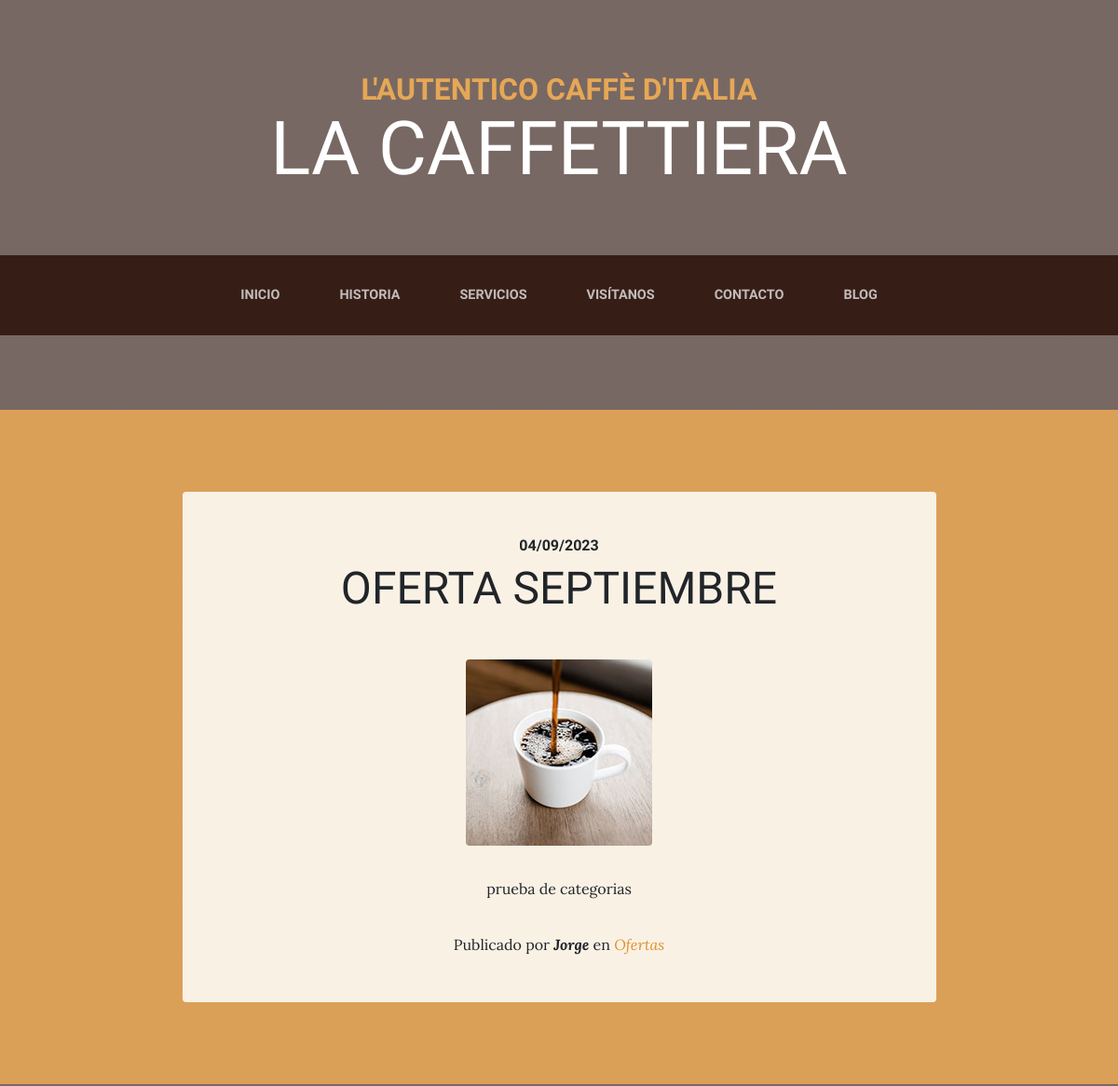
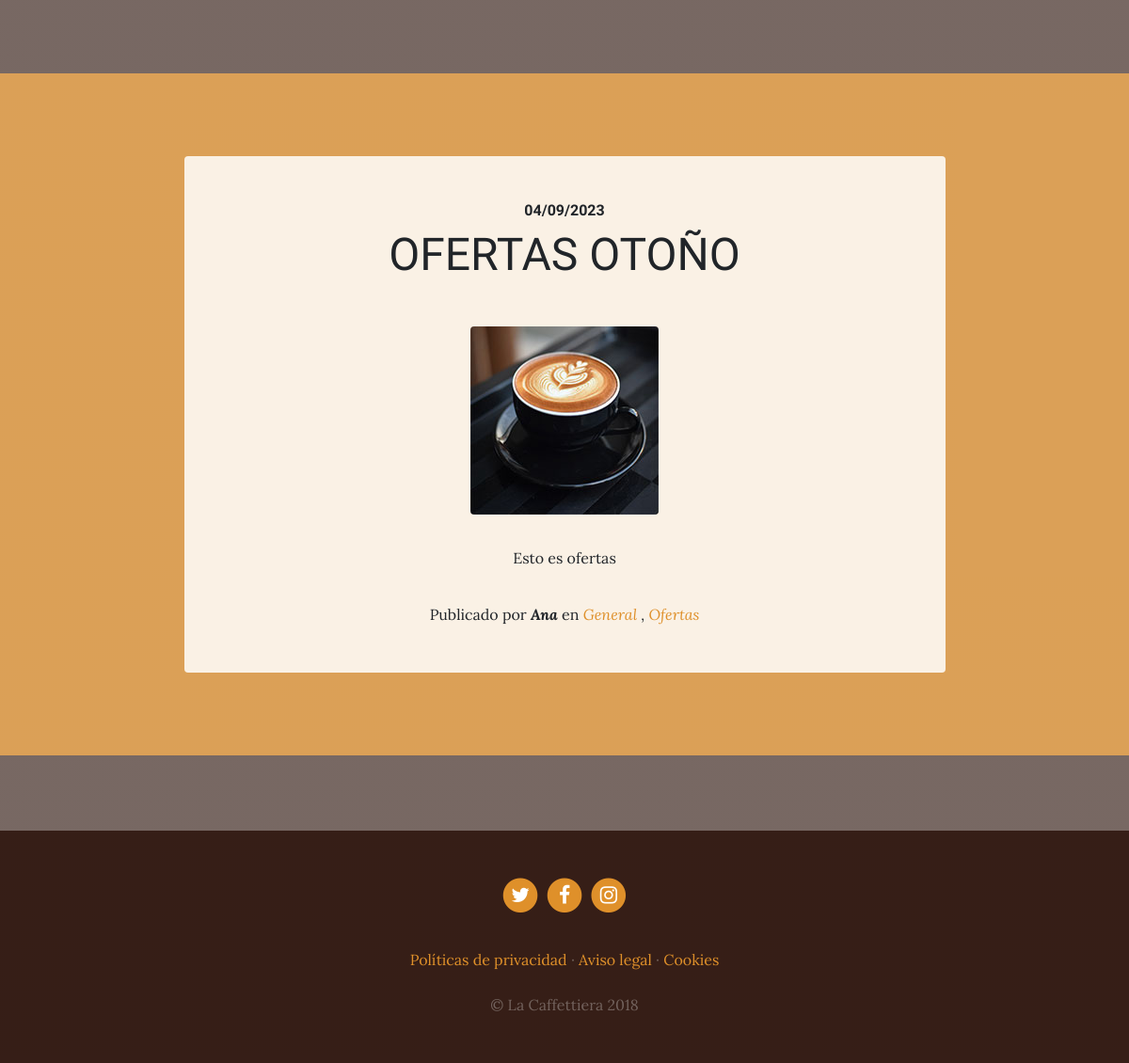
The app's page /blog/category/2/ with its own data (2 pictures, top to bottom).
### blog/models.py (models this page shows, shortened)
class Blog(models.Model):
    title=models.CharField(max_length=100, verbose_name="Titulo")
    content=models.TextField(verbose_name="Contenido")
    published=models.DateTimeField(verbose_name="Fecha de publicacion",default=now)
    image=models.ImageField(verbose_name="Image",upload_to="blog")
    author=models.ForeignKey(User, verbose_name=("Autor"), on_delete=models.CASCADE)
    categories=models.ManyToManyField(Category, verbose_name=("Categorias"))
    created=models.DateTimeField(auto_now_add=True, verbose_name="Fecha de creacion")
    updated=models.DateTimeField(auto_now=True, verbose_name="Fecha de modificacion")
    class Meta:
        verbose_name="Entrada"
        verbose_name_plural="Entradas"
        ordering=["-created"]

class Category(models.Model):
    name= models.CharField(max_length=50, verbose_name="Nombre")
    created=models.DateTimeField(auto_now_add=True, verbose_name="Fecha de creacion")
    updated=models.DateTimeField(auto_now=True, verbose_name="Fecha de modificacion")
    class Meta:
        verbose_name="Categoria"
        verbose_name_plural="Categorias"
        ordering=["name"]

### pages/models.py (models this page shows, shortened)
class Page(models.Model):
    title=models.CharField(max_length=100, verbose_name="Titulo")
    content=RichTextField(verbose_name="Contenido")
    created=models.DateField(auto_now_add=True, verbose_name="Fecha de creacion")
    updated=models.DateTimeField(auto_now=True,verbose_name="Fecha de modificacion")
    class Meta:
        verbose_name="Pagina"
        verbose_name_plural="Paginas"
        ordering=["created"]

### blog/views.py (the view)
# urls.py: path('category/<int:categoryId>/',views.category,name="category")
def category(request,categoryId):
    category=get_object_or_404(Category,id=categoryId)
    blogs=Blog.objects.filter(categories=category)
    return render(request,"blog/category.html",{'listBlogs':blogs})

### pages/templatetags/pages_secundary.py (called while the page is built)
@register.simple_tag
def get_list_pages():
    pages=Page.objects.all()
    return pages

### social/processors.py (called while the page is built)
def context(request):
    dict={}
    listSocial=Social.objects.all()
    for social in listSocial:
        dict[social.key]=social.url
    return dict

### blog/templates/blog/category.html (shortened to what this page needs)
{% extends 'core/base.html' %}
{% load static %}
{% block content %}
{% for blog in listBlogs %}
    <section class="page-section cta">
      <div class="container">
        <div class="row">
          <div class="col-xl-9 mx-auto">
            <div class="cta-innerv text-center rounded">
              <h2 class="section-heading mb-5">
                <span class="section-heading-upper">{{blog.published|date:"SHORT_DATE_FORMAT"}}</span>
                <span class="section-heading-lower">{{blog.title}}</span>
              </h2>
              <p class="mb-0">
                <img class="mx-auto d-flex rounded img-fluid mb-3 mb-lg-0" src="{{blog.image.url}}" alt="">
              </p>
              <p class="mb-0 mbt">
                {{blog.content}}
              </p>
              <p class="mb-0 mbt">
                <span class="section-heading-under">Publicado por <em><b>{{blog.author}}</b></em> en
                  {% for category in blog.categories.all %}
                  <em><a href="{% url 'category' category.id %}" class="link"> {{category.name}}</a>
                 {% if not forloop.last %},{% endif %}</em>
                  {% endfor %}
                </span>
              </p>
            </div>
          </div>
        </div>
      </div>
    </section>
{% endfor %}
{% endblock  %}

### core/templates/core/base.html (shortened to what this page needs)
<!DOCTYPE html>
<html lang="es">
  <head>
{% load static %}
    <link href="{% static 'core/vendor/bootstrap/css/bootstrap.min.css' %}" rel="stylesheet">
    <link href="{% static 'core/vendor/font-awesome/css/font-awesome.min.css' %}" rel="stylesheet" type="text/css">
    <link href="{% static 'core/css/business-casual.css' %}" rel="stylesheet">
  </head>
  <body>
    <h1 class="site-heading text-center text-white d-none d-lg-block">
      <span class="site-heading-upper text-primary mb-3">L'autentico caffè d'italia</span>
      <span class="site-heading-lower">La Caffettiera</span>
    </h1>
    <nav class="navbar navbar-expand-lg navbar-dark py-lg-4" id="mainNav">
      <div class="container">
        <div class="collapse navbar-collapse" id="navbarResponsive">
          <ul class="navbar-nav mx-auto">
            <li class="nav-item {%if request.path == '/' %}active{% endif %} px-lg-4">
              <a class="nav-link text-uppercase text-expanded" href="{% url 'home' %}">Inicio</a>
            </li>
            <li class="nav-item px-lg-4 {%if request.path == '/about/' %}active{% endif %}" >
              <a class="nav-link text-uppercase text-expanded" href="{% url 'about' %}">Historia</a>
            </li>
            <li class="nav-item px-lg-4 {%if request.path == '/services/' %}active{% endif %}">
              <a class="nav-link text-uppercase text-expanded" href="{% url 'services' %}">Servicios</a>
            </li>
            <li class="nav-item px-lg-4 {%if request.path == '/store/' %}active{% endif %}">
              <a class="nav-link text-uppercase text-expanded" href="{% url 'store' %}">Visítanos</a>
            </li>
            <li class="nav-item px-lg-4 {%if request.path == '/contact/' %}active{% endif %}">
              <a class="nav-link text-uppercase text-expanded" href="{% url 'contact' %}">Contacto</a>
            </li>
            <li class="nav-item px-lg-4 {%if request.path == '/blog/' %}active{% endif %}">
              <a class="nav-link text-uppercase text-expanded" href="{% url 'blog' %}">Blog</a>
            </li>
          </ul>
        </div>
      </div>
    </nav>
{% block content %}{% endblock  %}
    <footer class="footer text-faded text-center py-5">
      <div class="container">
        <p class="m-0">
          {% if URL_TWITTER %}
	        <a href="{{URL_TWITTER}}" class="link">
	          <span class="fa-stack fa-lg">
	            <i class="fa fa-circle fa-stack-2x"></i>
	            <i class="fa fa-twitter fa-stack-1x fa-inverse"></i>
	          </span>
	        </a>
          {% endif %}
          {% if URL_FACEBOOK %}
	        <a href="{{URL_FACEBOOK}}" class="link">
	          <span class="fa-stack fa-lg">
	            <i class="fa fa-circle fa-stack-2x"></i>
	            <i class="fa fa-facebook fa-stack-1x fa-inverse"></i>
	          </span>
	        </a>
          {% endif %}
          {% if URL_INSTAGRAM %}
	        <a href="{{URL_INSTAGRAM}}" class="link">
	          <span class="fa-stack fa-lg">
	            <i class="fa fa-circle fa-stack-2x"></i>
	            <i class="fa fa-instagram fa-stack-1x fa-inverse"></i>
	          </span>
          {% endif %}
	        </a>
	    </p>
        <p class="m-0 mbt">
          {% load pages_secundary %}
          {%get_list_pages as listPages%}
          {% for page in listPages %}
            <a href="{% url 'pages' page.id%}" class="link">{{page.title}}</a> {%if not forloop.last%}·{%endif%}
          {% endfor %}
		</p>
        <p class="m-0 mbt1">&copy; La Caffettiera 2018</p>
      </div>
	</footer>
  </body>
</html>

### core/static/core/css/business-casual.css (style rules this page uses)
body { font-family: 'Lora'; background: linear-gradient(rgba(47, 23, 15, 0.65), rgba(47, 23, 15, 0.65)), url("../img/bg.jpg"); background-attachment: fixed; background-position: center; background-size: cover; }
h1, h2, h3, h4, h5, h6 { font-family: 'Raleway'; }
p { line-height: 1.75; }
.text-faded { color: rgba(255, 255, 255, 0.3); }
.site-heading { margin-top: 5rem; margin-bottom: 5rem; text-transform: uppercase; line-height: 1; font-family: 'Raleway'; }
.site-heading .site-heading-upper { display: block; font-size: 2rem; font-weight: 800; }
.site-heading .site-heading-lower { font-size: 5rem; font-weight: 100; line-height: 4rem; }
.page-section { margin-top: 5rem; margin-bottom: 5rem; }
.section-heading { text-transform: uppercase; }
.section-heading .section-heading-upper { display: block; font-size: 1rem; font-weight: 800; padding-bottom:.5rem; }
.section-heading .section-heading-lower { display: block; font-size: 3rem; font-weight: 100; }
#mainNav { background-color: rgba(47, 23, 15, 0.9); font-family: 'Raleway'; }
#mainNav .navbar-nav .nav-item .nav-link { color: rgba(255, 255, 255, 0.7); font-weight: 800; }
@media (min-width: 992px) { #mainNav .navbar-nav .nav-item .nav-link { font-size: 0.9rem; } }
.cta { padding-top: 5rem; padding-bottom: 5rem; background-color: rgba(230, 167, 86, 0.9); }
.cta .cta-innerv { position: relative; padding: 3rem; margin: 0.5rem; background-color: rgba(255, 255, 255, 0.85); }
.footer { background-color: rgba(47, 23, 15, 0.9); }
.text-primary { color: #e6a756 !important; }
.mbt { padding-top: 2rem; }
.mbt1 { padding-top: 1.25rem; }
a.link { color: #df902a; }

### records on screen
Blog: published "04/09/2023", title "OFERTA SEPTIEMBRE", image (picture), content "prueba de categorias", author "Jorge"
Category: name "Ofertas"
Blog: published "04/09/2023", title "OFERTAS OTOÑO", image (picture), content "Esto es ofertas", author "Ana"
Category: name "General"
Page: title "Políticas de privacidad"
Page: title "Aviso legal"
Page: title "Cookies"
